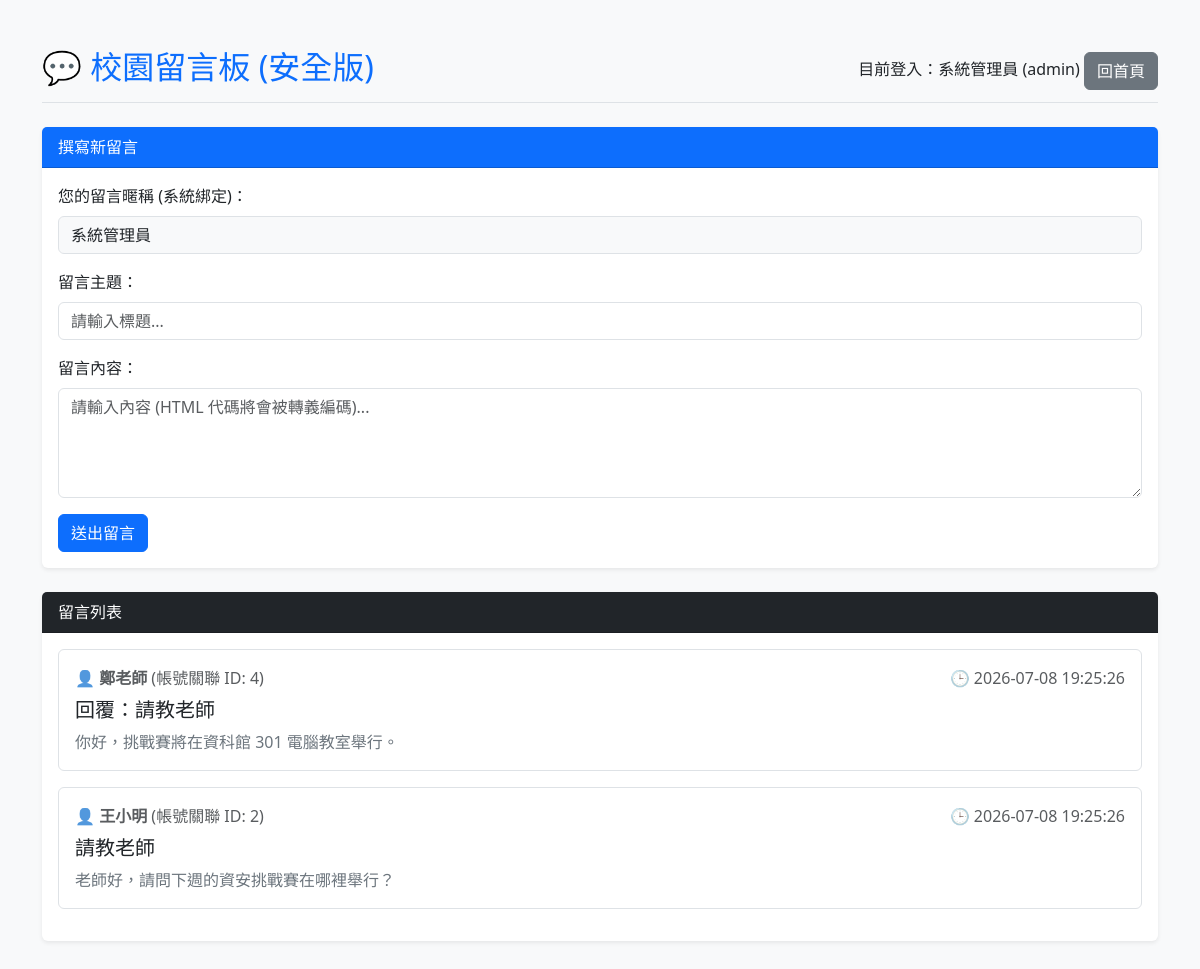
Screenshot of /app-fixed/public/messages.php (signed in) with the database file from the repository.
### tables this page shows
CREATE TABLE IF NOT EXISTS messages (
    id INT AUTO_INCREMENT PRIMARY KEY,
    user_id INT NOT NULL,
    username_display VARCHAR(50) NOT NULL,  
    title VARCHAR(100) NOT NULL,
    content TEXT NOT NULL,
    created_at TIMESTAMP DEFAULT CURRENT_TIMESTAMP
);

### app-fixed/src/helpers.php (called while the page is built, shortened)
<?php
function h($string) {
    return htmlspecialchars($string ?? '', ENT_QUOTES, 'UTF-8');
}

### app-fixed/public/messages.php (the view, shortened to what this page needs)
<?php
require_once __DIR__ . '/../src/db.php';
require_once __DIR__ . '/../src/helpers.php';
try {
    $stmt = $pdo->query("SELECT * FROM messages ORDER BY id DESC");
    $messages = $stmt->fetchAll();
} catch (PDOException $e) {
    $messages = [];
    $error = '撈取留言失敗，請聯絡管理員。';
}
?>
<!DOCTYPE html>
<html lang="zh-TW">
<head>
    <link rel="stylesheet" href="https://cdn.jsdelivr.net/npm/bootstrap@5.3.3/dist/css/bootstrap.min.css">
</head>
<body class="bg-light">
<div class="container my-5">
    <div class="d-flex justify-content-between align-items-center mb-4 border-bottom pb-2">
        <h2 class="text-primary">💬 校園留言板 (安全版)</h2>
        <div>
            <span class="mr-3">目前登入：<?= h($_SESSION['user']['name']) ?> (<?= h($_SESSION['user']['role']) ?>)</span>
            <a href="/index.php" class="btn btn-secondary">回首頁</a>
        </div>
    </div>
    <div class="card mb-4 shadow-sm border-0">
        <div class="card-header bg-primary text-white font-weight-bold">撰寫新留言</div>
        <div class="card-body">
            <form method="POST" action="messages.php">
                <div class="form-group mb-3">
                    <label class="form-label font-weight-bold">您的留言暱稱 (系統綁定)：</label>
                    <input type="text" class="form-control col-md-4 bg-light" readonly value="<?= h($_SESSION['user']['name']) ?>">
                </div>
                <div class="form-group mb-3">
                    <label for="title" class="form-label font-weight-bold">留言主題：</label>
                    <input type="text" name="title" id="title" class="form-control" placeholder="請輸入標題..." required>
                </div>
                <div class="form-group mb-3">
                    <label for="content" class="form-label font-weight-bold">留言內容：</label>
                    <textarea name="content" id="content" rows="4" class="form-control" placeholder="請輸入內容 (HTML 代碼將會被轉義編碼)..." required></textarea>
                </div>
                <button type="submit" class="btn btn-primary font-weight-bold">送出留言</button>
            </form>
        </div>
    </div>
    <div class="card shadow-sm border-0">
        <div class="card-header bg-dark text-white font-weight-bold">留言列表</div>
        <div class="card-body">
            <?php if (empty($messages)): ?>
                <p class="text-muted text-center py-4">目前尚無留言。</p>
            <?php else: ?>
                <?php foreach ($messages as $msg): ?>
                    <div class="border rounded p-3 mb-3 bg-white">
                        <div class="d-flex justify-content-between text-muted text-small mb-2">
                            <span>
                                👤 <strong><?= h($msg['username_display']) ?></strong>
                                (帳號關聯 ID: <?= h($msg['user_id']) ?>)
                            </span>
                            <span>🕒 <?= h($msg['created_at']) ?></span>
                        </div>
                        <h5 class="mt-2 text-dark font-weight-bold"><?= h($msg['title']) ?></h5>
                        <div class="mt-2 text-secondary" style="white-space: pre-wrap;"><?= h($msg['content']) ?></div>
                    </div>
                <?php endforeach; ?>
            <?php endif; ?>
        </div>
    </div>
</div>
</body>
</html>

### rows the page displays
messages: username_display "鄭老師", user "4", created_at "2026-07-08 19:25:26", title "回覆：請教老師", content "你好，挑戰賽將在資科館 301 電腦教室舉行。"
messages: username_display "王小明", user "2", created_at "2026-07-08 19:25:26", title "請教老師", content "老師好，請問下週的資安挑戰賽在哪裡舉行？"

### other values shown
$_SESSION['user']['name'] "系統管理員"
$_SESSION['user']['role'] "admin"
